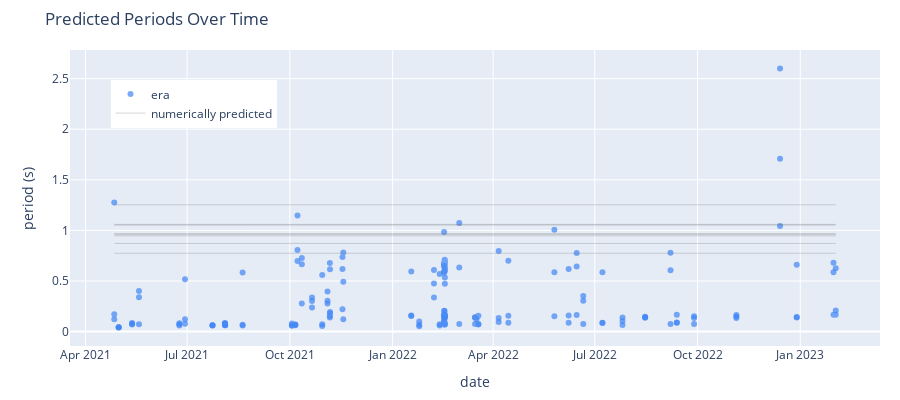

Notebook source saved alongside this figure:
### Code cell
import plotly.graph_objects as go

with open('periods_allevents.dat', 'rb') as f:
    full_periods = pickle.load(f)

opsperiods = np.loadtxt("./hwd_ops_impulse/PeriodsPostG.txt")
cgsperiods = full_periods[:,255,0,:]
print(cgsperiods.shape)
n_events = cgsperiods.shape[0]

cgsdf = pd.concat((df(full_event_dates),df(cgsperiods)), axis=1)
cgsdf.columns = ["date", "mode 1", "mode 2", "mode 3"]
cgsdf.sort_values(by=["date"], inplace=True)
cgsdf.head()

fig = go.Figure()
fig.add_scatter(x=cgsdf["date"], y=cgsdf["mode 1"], mode='markers', line_color='#4287f5', opacity=0.7, name='era')
fig.add_scatter(x=cgsdf["date"], y=cgsdf["mode 2"], mode='markers', line_color='#4287f5', opacity=0.7, name='era', showlegend=False)
fig.add_scatter(x=cgsdf["date"], y=cgsdf["mode 3"], mode='markers', line_color='#4287f5', opacity=0.7, name='era', showlegend=False)
fig.add_scatter(x=cgsdf["date"], y=opsperiods[0]*np.ones(n_events), line_color='#616161', line_width=0.5, opacity=0.5, name='numerically predicted')
for i in np.arange(1,8):
    fig.add_scatter(x=cgsdf["date"], y=opsperiods[i]*np.ones(n_events), line_color='#616161', line_width=0.5, opacity=0.5, name='numerically predicted', showlegend=False)
fig.update_layout(title='Predicted Periods Over Time',
                   xaxis_title='date',
                   yaxis_title='period (s)',
                   margin=dict(l=70, r=20, t=50, b=20),
                   width=900,height=400,
                   legend=dict(x=0.05,y=0.9))
fig.show()
